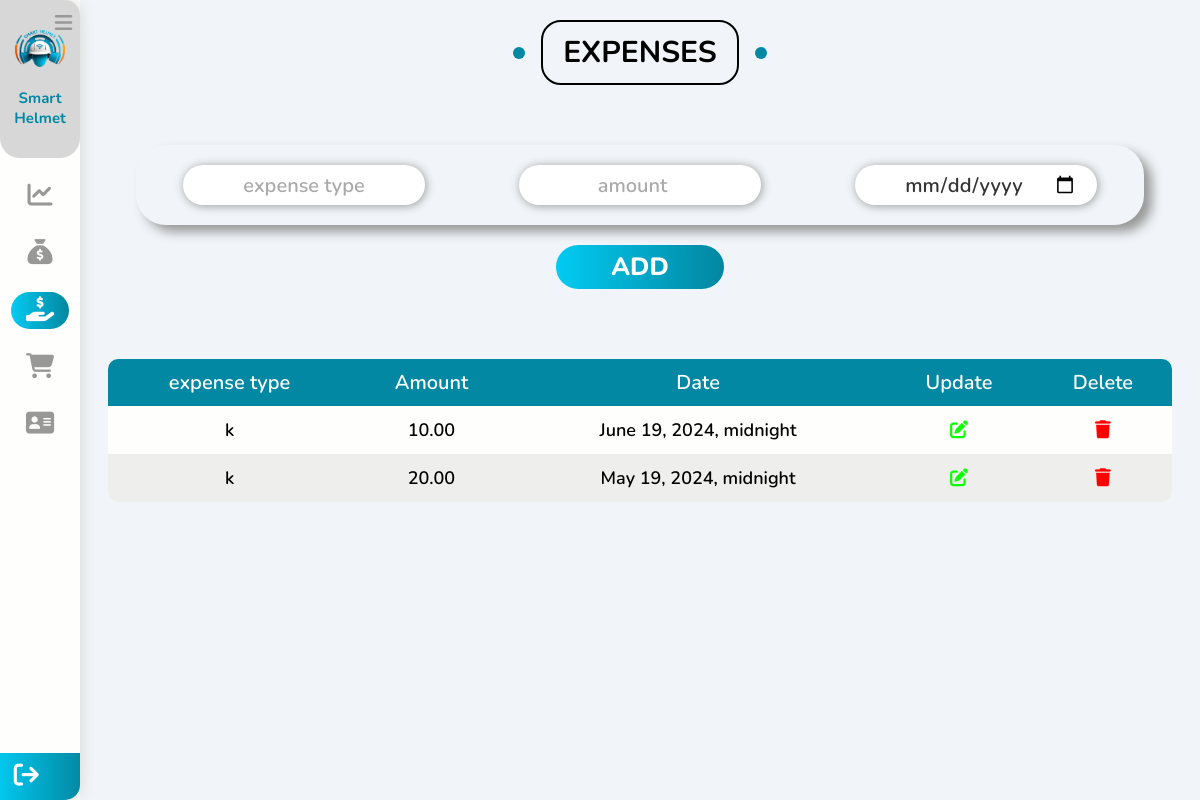
Page /management/expenses on the earlier database version.
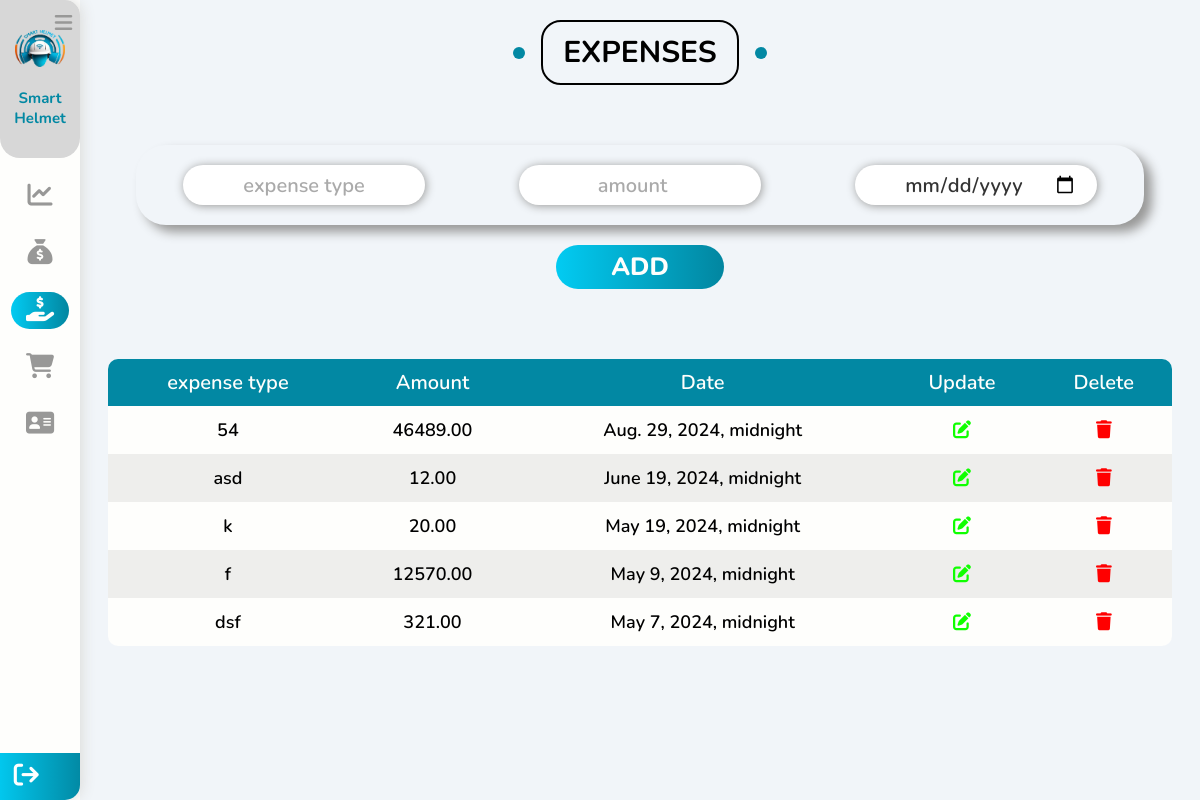
Same page on the later database version.
### management/models.py (models this page shows)
class Expense(models.Model):
    date = models.DateTimeField(blank=True, null=True)
    amount = models.DecimalField(max_digits=15, decimal_places=2, blank=True, null=True)
    expense_type  = models.CharField(max_length=100, blank=True, null=True)

### management/views.py (the view, shortened to what this page needs)
# urls.py: path('expenses',views.expenses, name='expenses' ),
def expenses(request):
    expenses = Expense.objects.all().order_by("-date")
    context = {"expenses" : expenses}
    return render(request, "management/expenses.html", context)

### templates/management/expenses.html (shortened to what the changed rows need)
{% load static %}
<!DOCTYPE html>
<html lang="en">
<head>
    <link rel="stylesheet" href="https://cdnjs.cloudflare.com/ajax/libs/font-awesome/6.5.1/css/all.min.css" />
    <link rel="stylesheet" href=" {% static "css/main.css" %} ">
</head>
<body>
    <div class="menuBar">
        <div class="head">
            <h2>Smart Helmet</h2>
        </div>
    </div>
    <div class="mainContainer">
        <div class="container3" id="container3">
            <h2 class="main-title">Expenses</h2>
            <div class="down">
                <table>
                    <thead>
                        <tr>
                            <th>expense type</th>
                            <th>Amount</th>
                            <th>Date</th>
                            <th>Update</th>
                            <th>Delete</th>
                        </tr>
                    </thead>
                    <tbody>
                        {% for expense in expenses  %}
                        <tr>
                            <td>{{expense.expense_type}}</td>
                            <td>{{expense.amount}}</td>
                            <td>{{expense.date}}</td>
                            <td><a style="text-decoration:none;" id="clickBTN" metadata = '
                                <div style="width: 100%;display: flex;justify-content: center;align-items: center;flex-direction: column;">
                                    <h2>Update section </h2>
                                    <br>
                                    <form method="POST" action="{% url "update_expense" expense.id %}" class="updatediv">
                                        {% csrf_token %}
                                        <div class="updateinputs">
                                            <p>expense type:</p>
                                            <input value="{{expense.expense_type}}" name="expense_type" type="text" placeholder="expense type" required>
                                        </div>
                                        <div class="updateinputs">
                                            <p>amount:</p>
                                            <input value="{{expense.amount}}" name="amount" type="number" placeholder="amount" required>
                                        </div>
                                        <div class="updateinputs">
                                            <p>date:</p>
                                            <input value="{{expense.date|date:"20y-m-d"}}" name="date" type="date" placeholder="date" required>
                                        </div>
                                        <button type="submit" name="updateExpense" class="updatebtn">Update</button>
                                    </form>
                                    </div>
                                '><i class="fa-regular fa-pen-to-square"></i></i></a></td>
                            <td><a style="text-decoration:none;" id="clickBTN" metadata = '
                                <div style="width: 100%;display: flex;justify-content: center;align-items: center;flex-direction: column;">
                                    <h2>Are you sure you want to delete this row</h2>
                                    <br>
                                    <i class="fa-regular fa-trash-can" style="color: #ff3333;font-size: 100px;"></i>
                                    <br>
                                    <div style="width: 100%;display: flex;justify-content: center;gap: 20px;">
                                        <a class="deletebtn" href="{% url "delete_expense" expense.id %}">delete</a>
                                    </div>
                                </div>
                                '><i style="cursor: pointer; color:red; " class="fa-solid fa-trash"></i></a></td>
                        </tr>
                        {% endfor %}
                    </tbody>
                </table>
            </div>
        </div>
    </div>
</body>
</html>

Differences in the rows shown:
added Expense: expense_type "54", amount "46489.00", date "Aug. 29, 2024, midnight"
changed Expense: expense_type "k" → "asd"; amount "10.00" → "12.00"
added Expense: expense_type "f", amount "12570.00", date "May 9, 2024, midnight"
added Expense: expense_type "dsf", amount "321.00", date "May 7, 2024, midnight"
